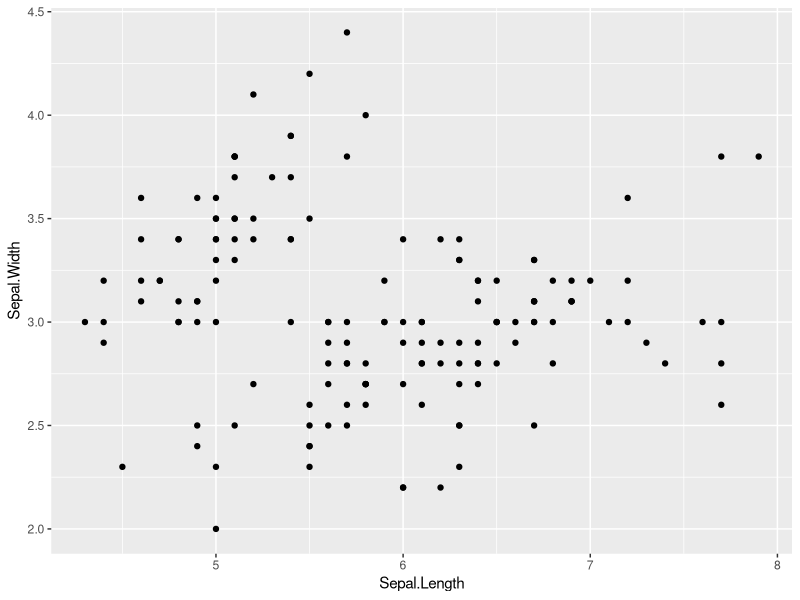
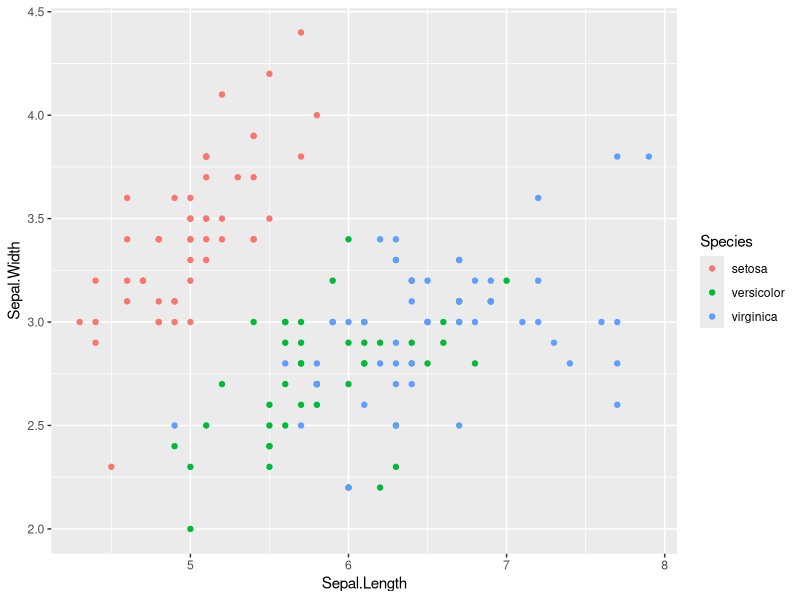
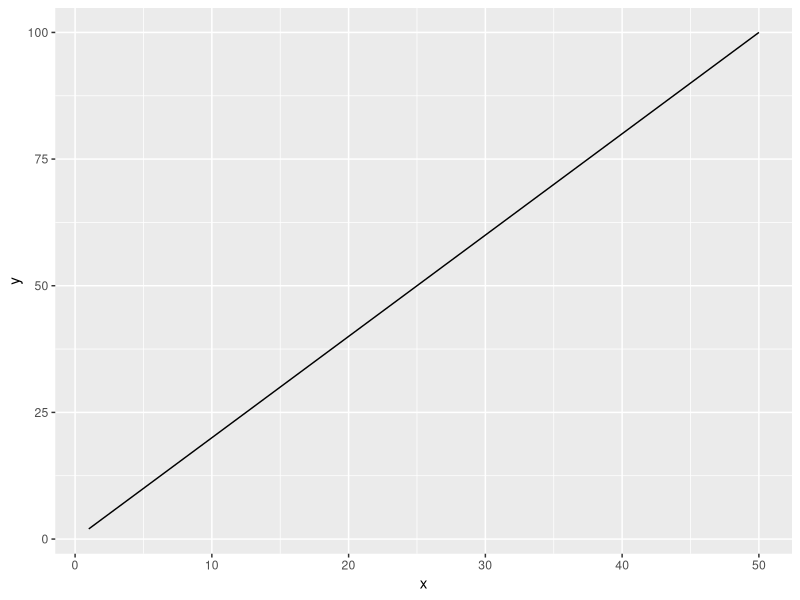
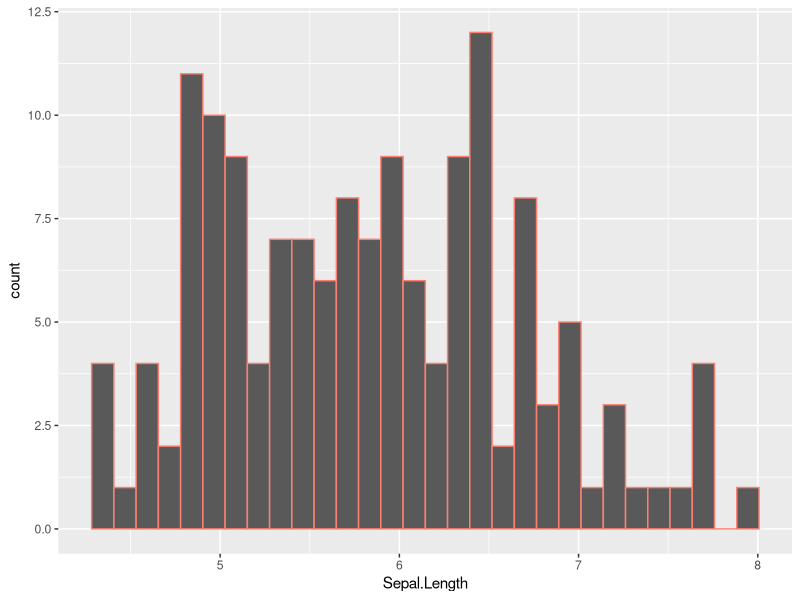
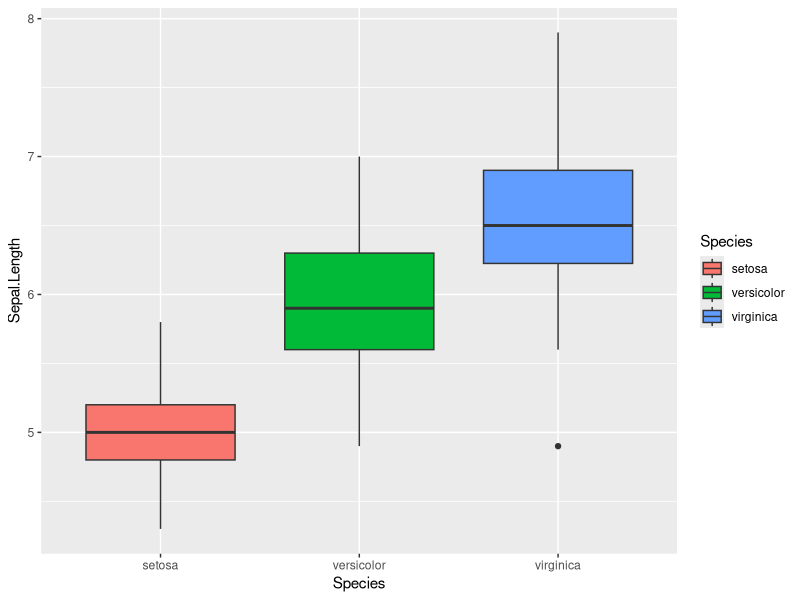
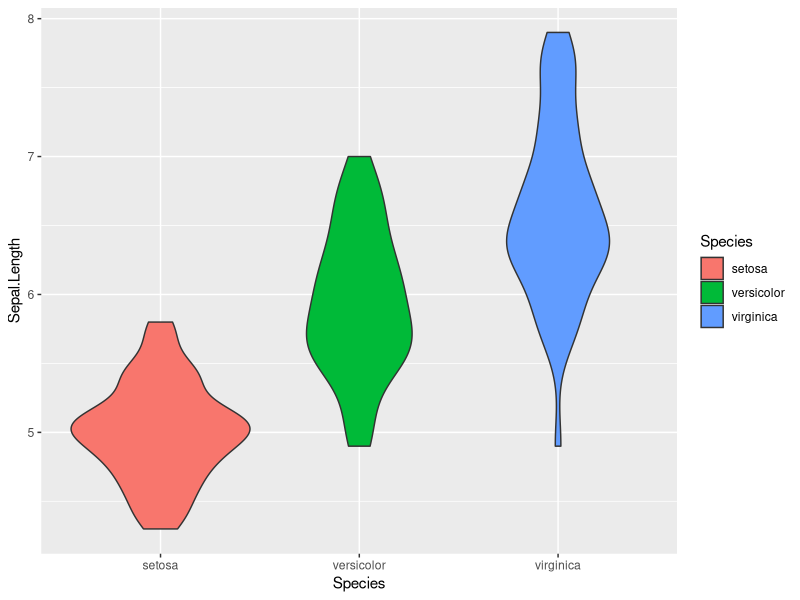

Write the R code that produced these figures, in order.

###you have to call library every single time
library(tidyverse)

##there are two types of pipe but use the tidyverse pipe - go to tools -> global options -> uncheck native pipe
# use CTRL + Shift + M = %>% 
#ggplot is a standalone package but tidyverse is a shortcut bundle package inc. ggplot

#click the document outline on top right corner to see the headline sections
#press Alt + O to see only one section 
#to get the section headline do Crtl + Shft + R

# Point figure ------------------------------------------------------------
###point figure - NEED AES to define what kind of graph you want or get error + mapping is argument name
iris %>% 
  ggplot(
      mapping = aes(x = Sepal.Length,
                    y = Sepal.Width)
  )+
  geom_point()


###color by species
#code is just different way to plot same thing above
#color needs to be within the aes function or R wont recognize what it's for
ggplot(
  data = iris,
  mapping = aes(x = Sepal.Length,
                y = Sepal.Width,
                color = Species)
) + 
  geom_point()


# Line figure -------------------------------------------------------------

df0 <- tibble(
  x = rep(1:50, 3),
  y = x * 2
)
#dont need to define x or y since we already defined it in previous section above
df0 %>% 
  ggplot(
    mapping = aes(x = x,
                  y = y)
  ) + 
  geom_line()


# Histogram ---------------------------------------------------------------

iris %>% 
  ggplot(mapping = aes(x = Sepal.Length)) + 
  geom_histogram(color = "salmon")


# Box plot ----------------------------------------------------------------

#color argument changes the border color
#so you need to use fill argument to change the whole box color
iris %>% 
  ggplot(mapping = aes(x = Species,
                       y = Sepal.Length,
                      fill = Species)
         ) +
  geom_boxplot()


# Fun plot ----------------------------------------------------------------

#violin plot
iris %>% 
  ggplot(mapping = aes(x = Species,
                        y = Sepal.Length,
                        fill = Species)
          ) +
  geom_violin()

#you can flip the x and y so you can a more readable violin plot
#ggplot2 is the package name but ggplot is the function 
